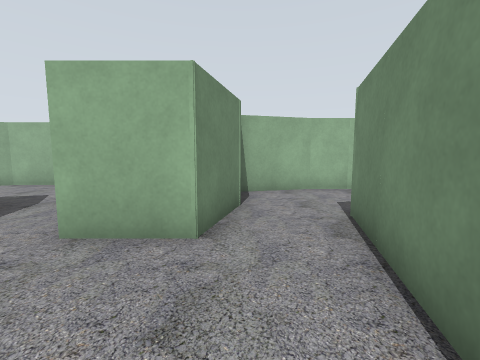
View 1 (above)

19 first-person views from a walk through a robot-simulator world made for Gazebo. The camera is 1.2 m above the floor, tilts 6° down and sees 90° across. The floor is counted in squares, 1 m on a side. Each view is taken from the middle of a square. On the plan, view 1 faces up. The plan holds only what a view shows up to about 11 squares ahead; the rest is blank. The place goes on beyond the plan.

View 2
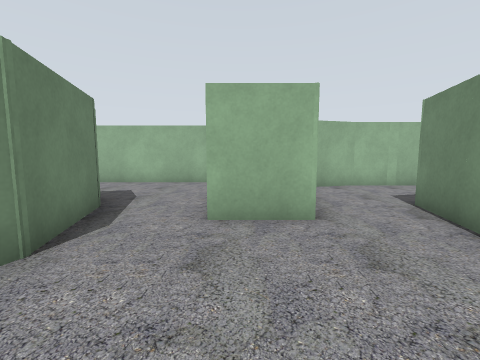

View 3
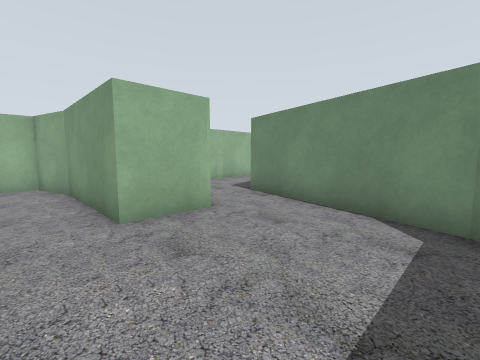

View 4
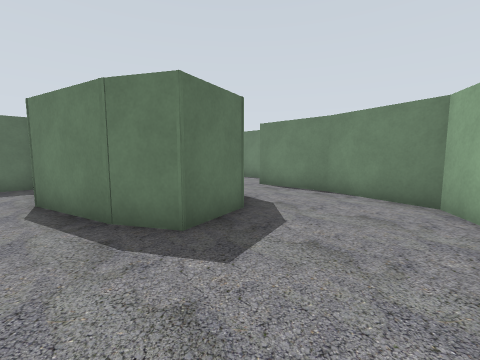

View 5
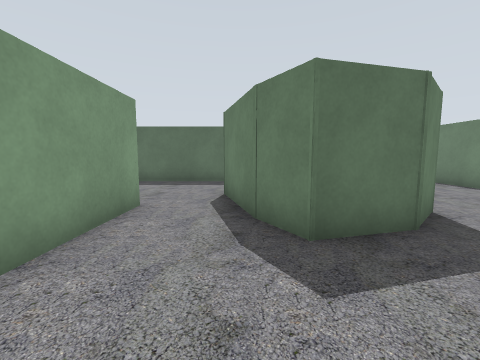

View 6
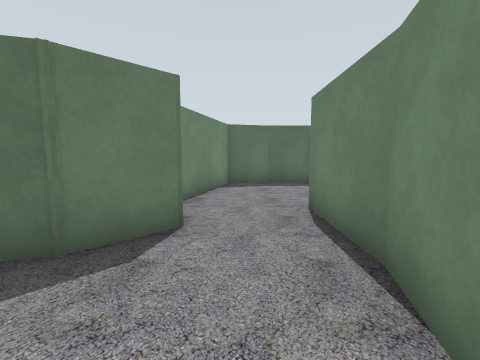

View 7
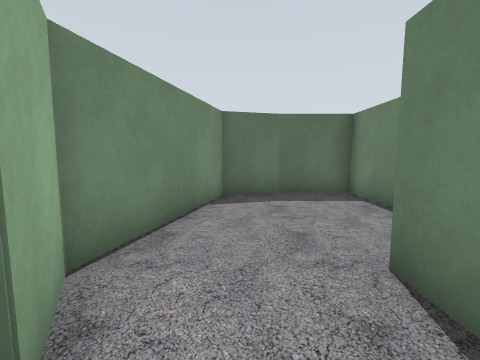

View 8
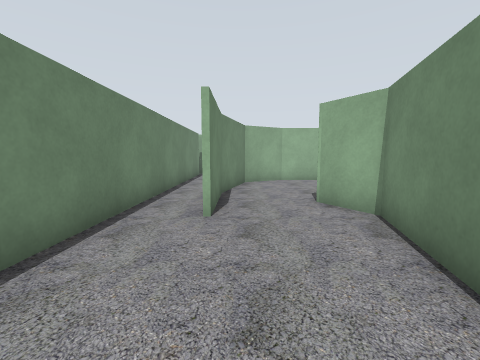

View 9
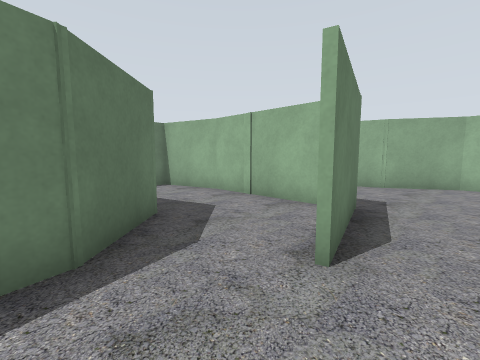

View 10
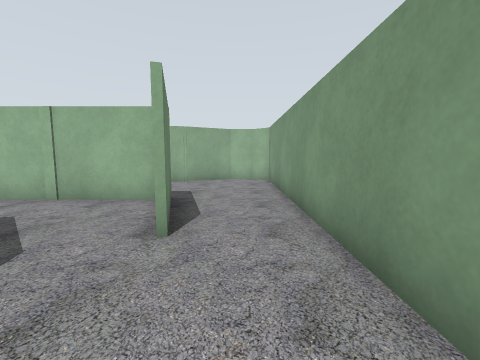

View 11
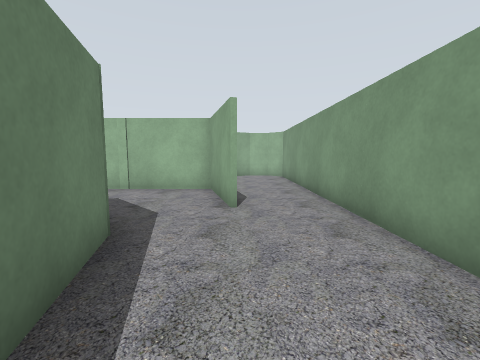

View 12
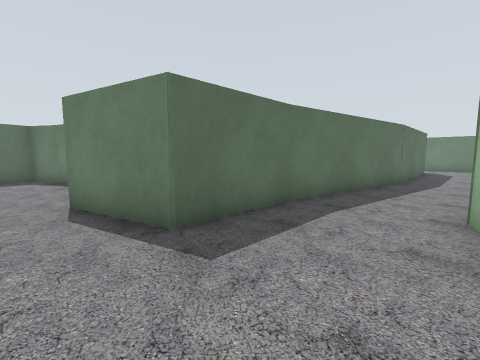

View 13
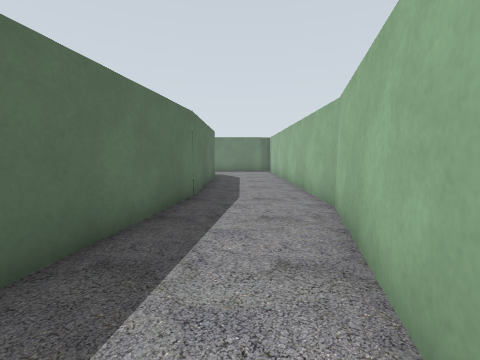

View 14
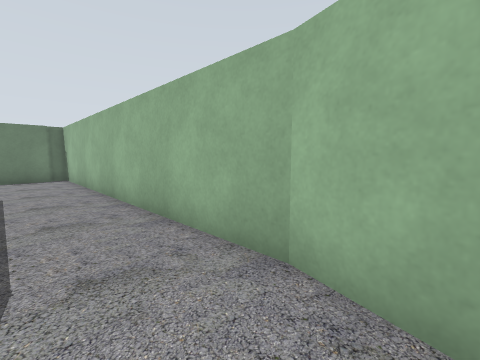

View 15
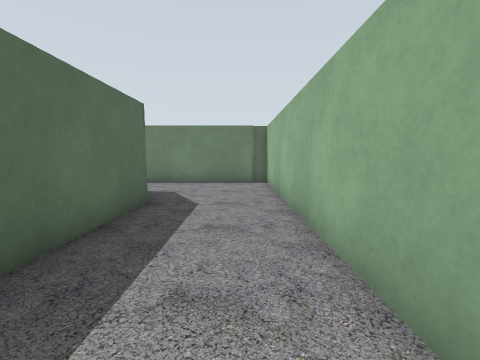

View 16
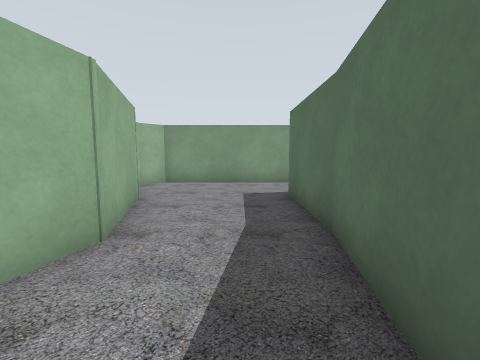

View 17
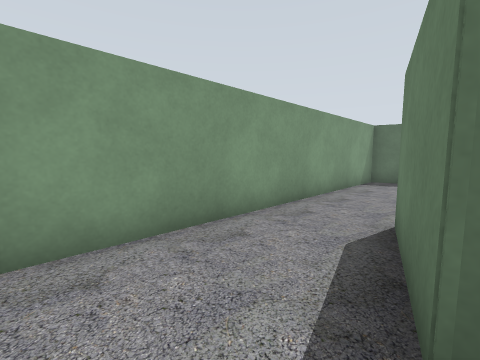

View 18
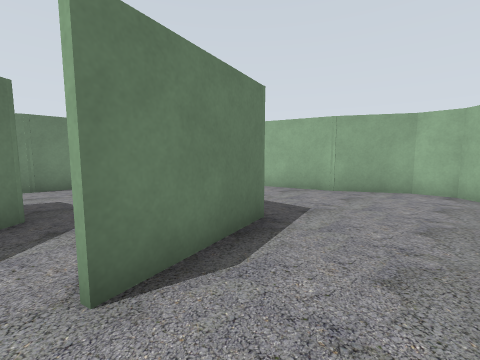

View 19
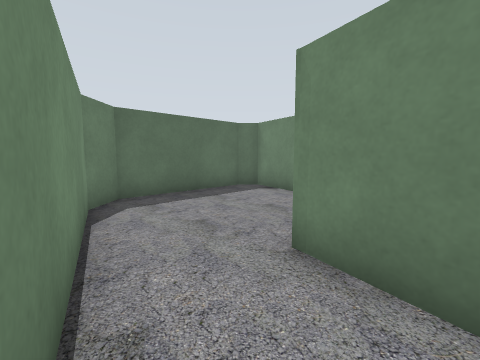

### Floor plan
Ten units are one square. View 1 is at (0, 0); x grows to the right and y downward. Boxes are objects, and circles mark ways between rooms. Rooms are numbered by the first view taken in them; rooms with no view inside come last. Other rooms are left out.
<svg viewBox="-142 -145 251 175">
<path fill="none" stroke="#000" d="M-49 -33 -45 -17 -54 13 -48 19 -2 19 7 10 19 -35M-3 -47 -6 -33 -26 -33M-53 -47 -49 -33M-90 -41 -78 -52 -60 -57 -52 -44M-26 -75 -31 -95 -90 -95 -108 -85 -116 -54M-116 -56 -116 -35M-26 -33 -26 -76M-116 -35 -116 -25M-135 -25 -135 25 -111 25M-112 25 -95 21 -82 -26 -90 -41M42 -53 60 -35 72 9M78 -54 70 -84 24 -84M19 -35 22 -47M42 -83 37 -84M71 7 79 21 104 15 104 -45M25 -84 0 -77 0 -56M0 -58 -3 -47M-32 -96 38 -85 71 -85 79 -54M-14 -132 -137 -132M66 -128 33 -119 -15 -132M-91 -96 -30 -96M104 -45 104 -132 96 -140 86 -140 64 -127M-135 -126 -135 -25"/>
<circle cx="-35" cy="-30" r="3" fill="#2a7"/>
<circle cx="10" cy="-45" r="3" fill="#2a7"/>
<circle cx="-105" cy="-40" r="3" fill="#2a7"/>
<circle cx="-130" cy="-30" r="3" fill="#2a7"/>
<circle cx="95" cy="-55" r="3" fill="#2a7"/>
<text x="-20" y="-10">1</text>
<text x="-70" y="-70">2</text>
<text x="-110" y="-10">3</text>
<text x="60" y="-40">4</text>
<text x="-10" y="-100">5</text>
</svg>
Room 1 opens to room 2. Room 1 opens to room 4. Room 2 opens to room 3. Room 3 opens to room 5. Room 4 opens to room 5.

Where each view was taken, in squares from view 1:
view 1: 0 up, 0 right, facing up
view 2: 1 down, 2 left, facing up
view 3: 1 down, 4 left, facing up-right
view 4: 9 up, 4 left, facing down-left
view 5: 9 up, 5 left, facing down
view 6: 8 up, 10 left, facing down
view 7: 5 up, 10 left, facing down
view 8: 2 down, 11 left, facing up
view 9: 3 up, 9 right, facing up-left
view 10: 2 up, 9 right, facing up
view 11: 0 up, 8 right, facing up
view 12: 12 up, 9 right, facing down-left
view 13: 11 up, 4 right, facing left
view 14: 11 up, 0 right, facing up-left
view 15: 12 up, 3 left, facing left
view 16: 10 up, 0 right, facing right
view 17: 10 up, 7 right, facing down-right
view 18: 5 up, 10 right, facing up-left
view 19: 5 up, 2 right, facing down-left
